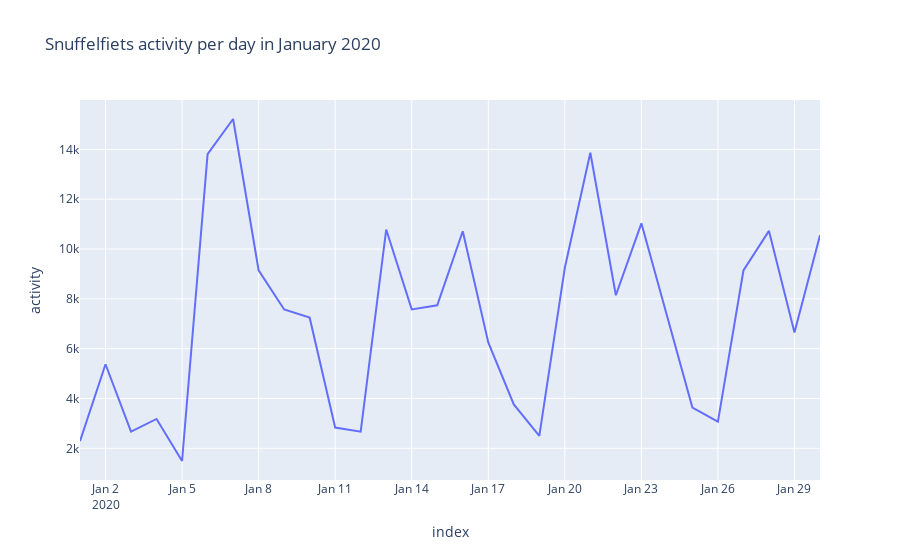

Notebook source saved alongside this figure:
### Code cell
gdf["date"] = gdf['recording_time'].dt.date


count = Counter([date for date in gdf["date"]])

df = pd.DataFrame.from_dict(count, orient='index', columns=["activity"]).reset_index().sort_values(by=['index'])

fig = px.line(df, x='index', y='activity', title='Snuffelfiets activity per day in January 2020')
fig.show()

### Figure 1 — Plotly figure (JSON) as saved in the notebook; plotly's stock layout.template omitted (floating-point values rounded to 4 significant figures)
{"data": [{"hovertemplate": "index=%{x}<br>activity=%{y}<extra></extra>", "legendgroup": "", "line": {"color": "#636efa", "dash": "solid"}, "mode": "lines", "name": "", "orientation": "v", "showlegend": false, "type": "scatter", "x": ["2020-01-01", "2020-01-02", "2020-01-03", "2020-01-04", "2020-01-05", "2020-01-06", "2020-01-07", "2020-01-08", "2020-01-09", "2020-01-10", "2020-01-11", "2020-01-12", "2020-01-13", "2020-01-14", "2020-01-15", "2020-01-16", "2020-01-17", "2020-01-18", "2020-01-19", "2020-01-20", "2020-01-21", "2020-01-22", "2020-01-23", "2020-01-24", "2020-01-25", "2020-01-26", "2020-01-27", "2020-01-28", "2020-01-29", "2020-01-30"], "xaxis": "x", "y": [2290, 5375, 2671, 3180, 1492, 13809, 15220, 9148, 7573, 7246, 2834, 2670, 10782, 7577, 7741, 10714, 6253, 3763, 2500, 9249, 13866, 8146, 11032, 7334, 3635, 3070, 9139, 10728, 6648, 10554], "yaxis": "y"}], "layout": {"legend": {"tracegroupgap": 0}, "title": {"text": "Snuffelfiets activity per day in January 2020"}, "xaxis": {"anchor": "y", "domain": [0, 1], "title": {"text": "index"}}, "yaxis": {"anchor": "x", "domain": [0, 1], "title": {"text": "activity"}}}}
